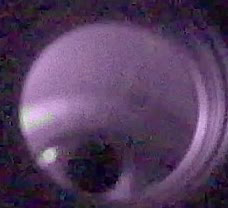
#> input picture frame 23 of OBJ 2 - RECOLECCION DE DATOS/DATOS/U2/18-10-24_12-17-17_VIDEO_OJO_UX.avi, 228 x 208 px, given in place of   video_circular_mask.avi, which was not available
$ python fill-holes.py
#> lines starting #> are read from the running program, lines starting #| are printed output that depends on the picture; after the words box and inside, x2 and y2 are one past the last pixel; in counts of white or black regions, pixels touching at a corner belong together; pictures that were not available may be replaced by others from this repository, and a replacement may not be noted
import cv2
import numpy as np

# Ruta del video original
video_path = "  video_circular_mask.avi"
output_path = "video_filled.avi"

# Cargar el video
cap = cv2.VideoCapture(video_path)
if not cap.isOpened():
    print("Error: No se pudo abrir el video.")
    exit()

# Obtener las propiedades del video
frame_width = int(cap.get(cv2.CAP_PROP_FRAME_WIDTH))
frame_height = int(cap.get(cv2.CAP_PROP_FRAME_HEIGHT))
fps = int(cap.get(cv2.CAP_PROP_FPS))
fourcc = cv2.VideoWriter_fourcc(*'XVID')

# Crear el objeto para guardar el video procesado
out = cv2.VideoWriter(output_path, fourcc, fps, (frame_width, frame_height))

# Crear un kernel para la operación de cierre (filling holes)
kernel = np.ones((29, 29), np.uint8)  # Kernel de tamaño 5x5, ajustable

while True:
    ret, frame = cap.read()
#> frame is the input picture: shape (208, 228, 3); mean B, G, R 95.1, 62.3, 86.1
    if not ret:
        print("Fin del video o error al leer fotogramas.")
        break

    # Convertir a escala de grises
    gray_frame = cv2.cvtColor(frame, cv2.COLOR_BGR2GRAY)
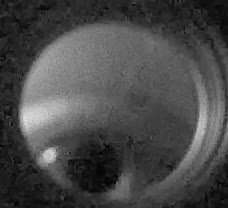
#> gray_frame: shape (208, 228); min 0, max 227, mean 73.1

    # Aplicar un umbral simple (ajusta según el video)
    _, thresholded = cv2.threshold(gray_frame, 50, 255, cv2.THRESH_BINARY_INV)
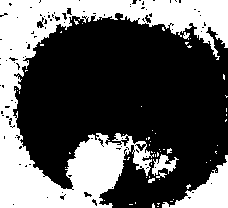
#> thresholded: shape (208, 228); 36.2% white; 60 white regions (53 under 20 px), largest, box (x1, y1, x2, y2) and area: (0, 0, 228, 208) 15204, (162, 155, 228, 208) 1394, (152, 154, 179, 176) 268

    # Llenar agujeros usando MORPH_CLOSE
    filled = cv2.morphologyEx(thresholded, cv2.MORPH_CLOSE, kernel)
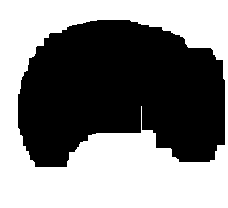
#> filled: shape (208, 228); 50.9% white; 1 black region, box (x1, y1, x2, y2) and area: (18, 20, 225, 167) 23289

    # Convertir a BGR para guardar
    filled_frame = cv2.cvtColor(filled, cv2.COLOR_GRAY2BGR)

    # Mostrar y guardar el fotograma procesado
    cv2.imshow("Video con Agujeros Llenados", filled_frame)
    out.write(filled_frame)

    # Presiona 'q' para salir
    if cv2.waitKey(30) == ord('q'):
#> (key q is pressed here)
        break

# Liberar recursos
cap.release()
out.release()
cv2.destroyAllWindows()

print(f"Video procesado con agujeros llenados guardado en: {output_path}")

$ run again, starting later in the video
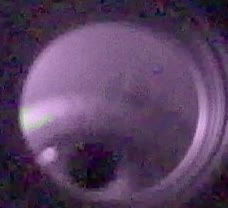
#> input picture frame 188 of OBJ 2 - RECOLECCION DE DATOS/DATOS/U2/18-10-24_12-17-17_VIDEO_OJO_UX.avi, 228 x 208 px, given in place of   video_circular_mask.avi, which was not available
#> frame is the input picture: shape (208, 228, 3); mean B, G, R 98.3, 64.8, 89.7
#> `_, thresholded = cv2.threshold(gray_frame, 50, 255, cv2.THRESH_BINARY_..`:
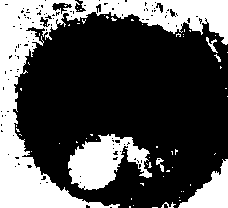
#> thresholded: shape (208, 228); 32% white; 63 white regions (56 under 20 px), largest, box (x1, y1, x2, y2) and area: (0, 0, 228, 208) 11014, (68, 134, 152, 190) 2623, (178, 159, 228, 208) 1160
#> `filled = cv2.morphologyEx(thresholded, cv2.MORPH_CLOSE, kernel)`:
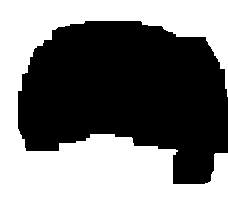
#> filled: shape (208, 228); 48.6% white; 1 white region, box (x1, y1, x2, y2) and area: (0, 0, 228, 208) 23040
